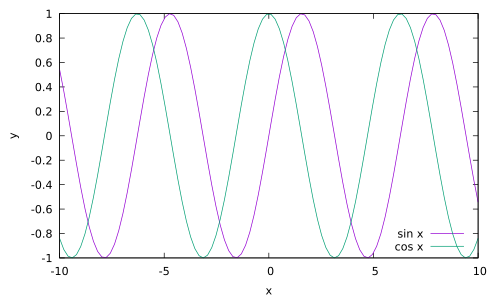

This chart was generated by the following gnuplot code:
set terminal pdf
set output './lab1-gnuplottex-fig2.pdf'
set xlabel "x"
set ylabel "y"
set key right bottom
plot sin(x) title "\sin x", cos(x) title "\cos x"
